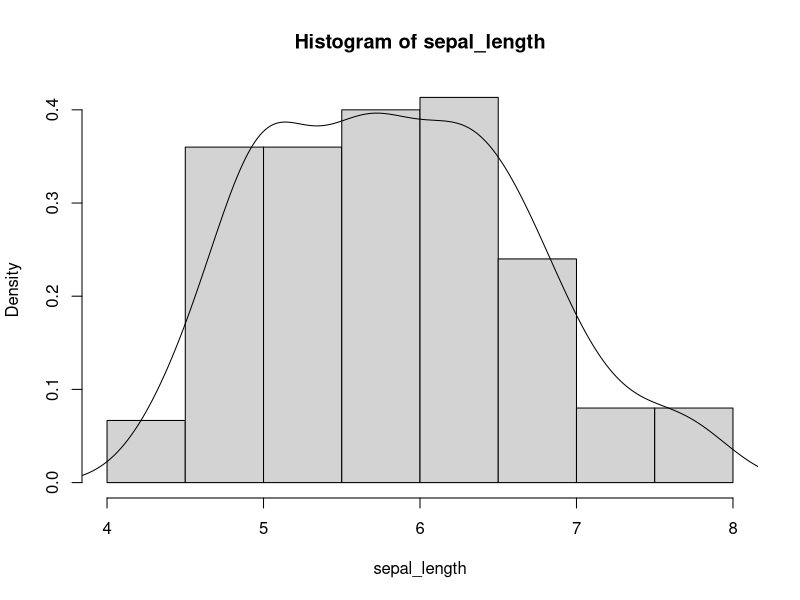
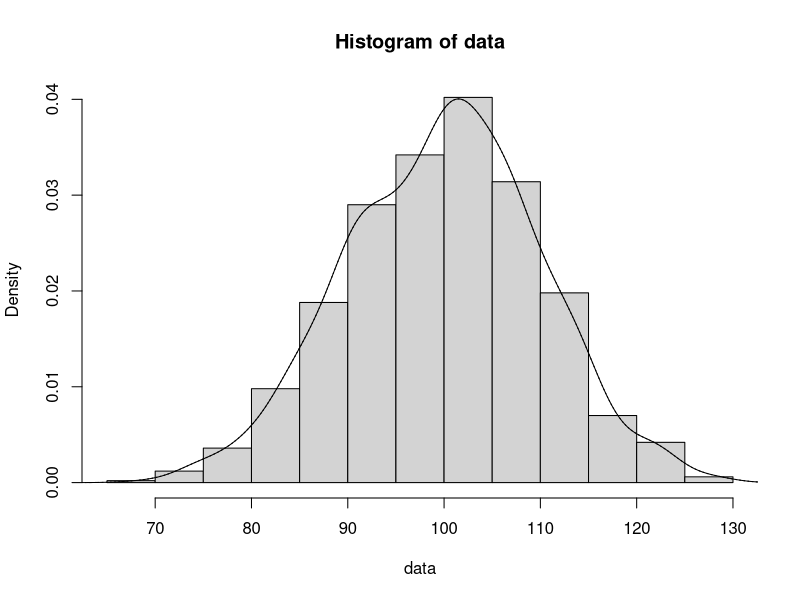

These charts were generated, in order, by the following R code:
data <- iris
sepal_length <- data$Sepal.Length
hist(sepal_length,probability = T)
lines(density(sepal_length))

data <- rnorm(1000,mean = 100,sd = 10)
hist(data,probability = T)
lines(density(data))
lines(density(data), lty="dotted")

